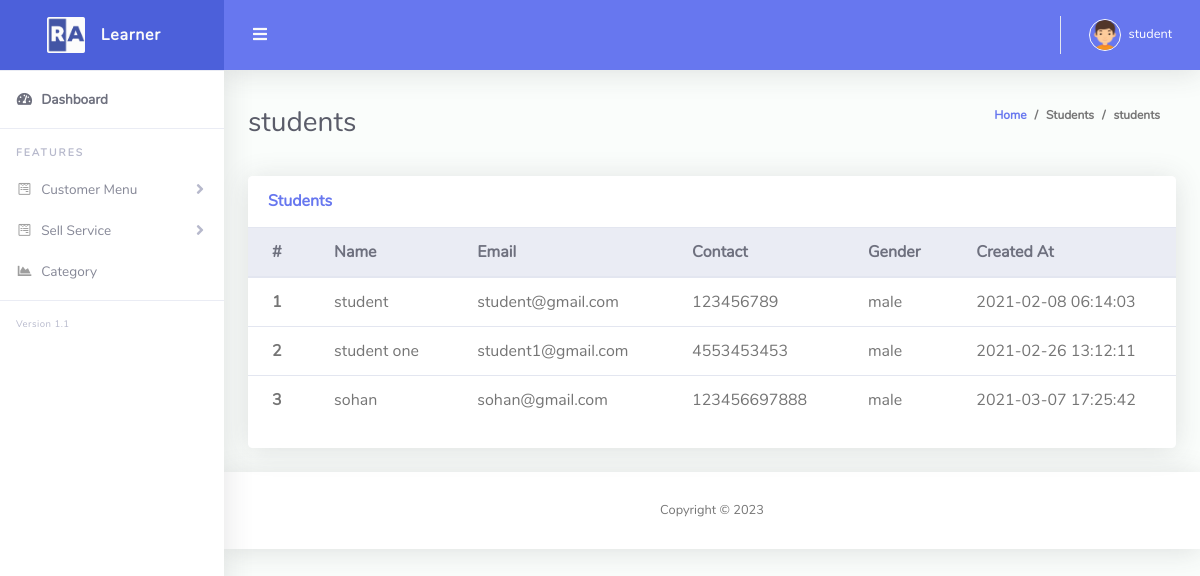
/admin/student.php (signed in), run on the app's committed database.
### tables this page shows
CREATE TABLE `student_table` (
  `student_id` int(11) NOT NULL,
  `student_name` varchar(200) NOT NULL,
  `student_email` varchar(266) NOT NULL,
  `student_phone` varchar(200) NOT NULL,
  `student_password` varchar(300) NOT NULL,
  `gender` varchar(200) NOT NULL,
  `created_at` timestamp NOT NULL DEFAULT current_timestamp()
);

### include/dbcon.php (called while the page is built, shortened)
<?php
class DatabaseConnection{
	public $db;
	public function connectDataBase(){
		$this->db = new mysqli('localhost', 'root', '', 'online_edu');
	}
	public function queryfunk_help($query){
		$result = $this->db->query($query) or die($this->db->error.__LINE__);
		if($result->num_rows > 0){
			return $result;
		} else {
			return false;
		}
	}
}
 ?>

### include/ViewClass.php (called while the page is built, shortened)
<?php
include_once 'dbcon.php';
class ViewClass extends DatabaseConnection
{
			public function studentlist(){
		$sqlquery = "SELECT * FROM student_table";
		$result = $this->queryfunk_help($sqlquery);
		return $result;
		}
}
 ?>

### admin/student.php (the view, shortened to what this page needs)
<?php include 'layouts/header.php';
?>
<div class="container-fluid" id="container-wrapper">
    <div class="d-sm-flex align-items-center justify-content-between mb-4">
    <h1 class="h3 mb-0 text-gray-800">students</h1>
    <ol class="breadcrumb">
        <li class="breadcrumb-item"><a href="./">Home</a></li>
        <li class="breadcrumb-item">Students</li>
        <li class="breadcrumb-item active" aria-current="page">students</li>
    </ol>
    </div>
    <div class="row">
        <div class="col-lg-12 mb-4">
            <div class="card">
            <div class="card-header py-3 d-flex flex-row align-items-center justify-content-between">
                <h6 class="m-0 font-weight-bold text-primary">Students</h6>
            </div>
            <div class="table-responsive">
                <table class="table align-items-center table-flush">
                <thead class="thead-light">
                    <tr>
                        <th>#</th>
                        <th scope="col"> Name</th>
                        <th scope="col">Email</th>
                                <th scope="col">Contact</th>
                                <th scope="col">Gender</th>
                                <th scope="col">Created At</th>
                    </tr>
                </thead>
                <tbody>
                                                  <?php
                    $viewcat = $viewcls->studentlist();
                    if ($viewcat) {
                        $i = 0;
                    foreach ($viewcat as $value) {
                        $i++;
                                 ?>
                              <tr>
                                <th scope="row"><?php echo $i; ?></th>
                                <td><?php echo $value['student_name']; ?></td>
                                <td><?php echo $value['student_email']; ?></td>
                                <td><?php echo $value['student_phone']; ?></td>
                                <td><?php echo $value['gender']; ?></td>
                                <td><?php echo $value['created_at']; ?></td>
                              </tr>
                    <?php }} ?>
                            </tbody>
                </table>
            </div>
            <div class="card-footer"></div>
            </div>
        </div>
    </div>
</div>
<?php include 'layouts/footer.php';?>

### data on the page
student_table: student_name "student", student_email "student@gmail.com", student_phone "123456789", gender "male", created_at "2021-02-08 06:14:03"
student_table: student_name "student one", student_email "student1@gmail.com", student_phone "4553453453", gender "male", created_at "2021-02-26 13:12:11"
student_table: student_name "sohan", student_email "sohan@gmail.com", student_phone "123456697888", gender "male", created_at "2021-03-07 17:25:42"

### other printed values
$username =$_SESSION['name'] "student"
